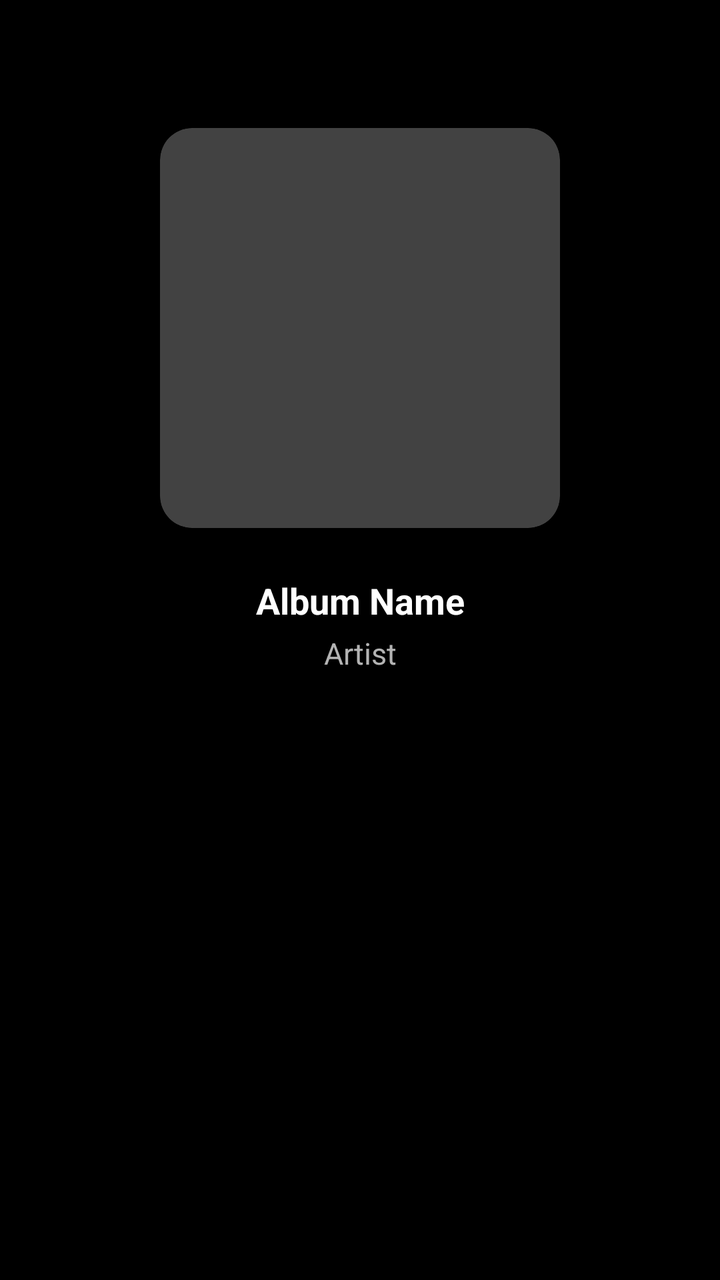
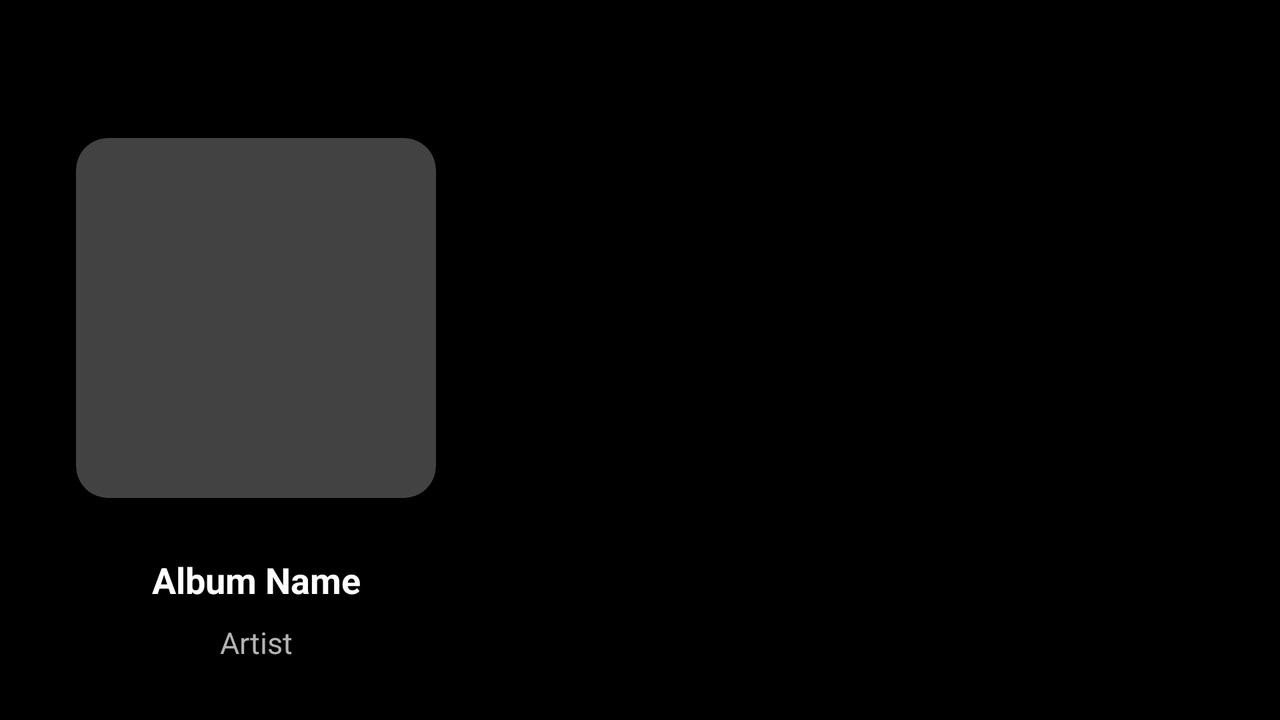

Two renders of one Android screen. The first uses the default layout on a phone; the second uses the alternative layout the repository ships for a different screen configuration, on a matching device. The two XML files are below.
<!-- AndroidManifest.xml: application theme Theme.SeratoninMusicPlayer -->
<!-- res/layout/activity_album_details.xml -->
<?xml version="1.0" encoding="utf-8"?>
<androidx.constraintlayout.widget.ConstraintLayout xmlns:android="http://schemas.android.com/apk/res/android"
    xmlns:app="http://schemas.android.com/apk/res-auto"
    xmlns:tools="http://schemas.android.com/tools"
    android:id="@+id/album_details_container"
    android:layout_width="match_parent"
    android:layout_height="match_parent"
    android:background="@color/background_dark"
    tools:context=".AlbumDetails">

    
    <ImageView
        android:id="@+id/back_button"
        android:layout_width="48dp"
        android:layout_height="48dp"
        android:background="?attr/selectableItemBackgroundBorderless"
        android:contentDescription="Back"
        android:padding="12dp"
        android:src="@drawable/ic_chevron_left"
        app:layout_constraintStart_toStartOf="parent"
        app:layout_constraintTop_toTopOf="parent"
        app:tint="@color/text_primary_dark" />

    
    <androidx.cardview.widget.CardView
        android:id="@+id/album_art_card"
        android:layout_width="200dp"
        android:layout_height="200dp"
        android:layout_marginTop="@dimen/spacing_md"
        app:cardCornerRadius="16dp"
        app:cardElevation="8dp"
        app:layout_constraintEnd_toEndOf="parent"
        app:layout_constraintStart_toStartOf="parent"
        app:layout_constraintTop_toBottomOf="@+id/back_button">

        <ImageView
            android:id="@+id/albumPhoto"
            android:layout_width="match_parent"
            android:layout_height="match_parent"
            android:scaleType="centerCrop"
            android:src="@drawable/musicicon" />

    </androidx.cardview.widget.CardView>

    
    <TextView
        android:id="@+id/alb_name"
        android:layout_width="0dp"
        android:layout_height="wrap_content"
        android:layout_marginHorizontal="@dimen/spacing_lg"
        android:layout_marginTop="@dimen/spacing_lg"
        android:ellipsize="end"
        android:gravity="center_horizontal"
        android:maxLines="2"
        android:text="Album Name"
        android:textColor="@color/text_primary_dark"
        android:textSize="@dimen/text_title_medium"
        android:textStyle="bold"
        app:layout_constraintEnd_toEndOf="parent"
        app:layout_constraintStart_toStartOf="parent"
        app:layout_constraintTop_toBottomOf="@+id/album_art_card" />

    
    <TextView
        android:id="@+id/art_name"
        android:layout_width="0dp"
        android:layout_height="wrap_content"
        android:layout_marginHorizontal="@dimen/spacing_lg"
        android:layout_marginTop="@dimen/spacing_xs"
        android:ellipsize="end"
        android:gravity="center_horizontal"
        android:maxLines="1"
        android:text="Artist"
        android:textColor="@color/text_secondary_dark"
        android:textSize="@dimen/text_body"
        app:layout_constraintEnd_toEndOf="parent"
        app:layout_constraintStart_toStartOf="parent"
        app:layout_constraintTop_toBottomOf="@+id/alb_name" />

    
    <androidx.recyclerview.widget.RecyclerView
        android:id="@+id/recyclerView"
        android:layout_width="0dp"
        android:layout_height="0dp"
        android:layout_marginTop="@dimen/spacing_md"
        android:clipToPadding="false"
        android:paddingBottom="@dimen/spacing_lg"
        app:layout_constraintBottom_toBottomOf="parent"
        app:layout_constraintEnd_toEndOf="parent"
        app:layout_constraintStart_toStartOf="parent"
        app:layout_constraintTop_toBottomOf="@+id/art_name" />

</androidx.constraintlayout.widget.ConstraintLayout>
<!-- resources referenced by this layout -->
<resources>
  <color name="background_dark">#FF000000</color>
  <color name="text_primary_dark">#FFFFFFFF</color>
  <color name="text_secondary_dark">#FFB3B3B3</color>
  <dimen name="spacing_lg">24dp</dimen>
  <dimen name="spacing_md">16dp</dimen>
  <dimen name="spacing_xs">4dp</dimen>
  <dimen name="text_body">15sp</dimen>
  <dimen name="text_title_medium">18sp</dimen>
  <style name="Theme.SeratoninMusicPlayer" parent="Theme.MaterialComponents.NoActionBar">
          
          <item name="colorPrimary">@color/accent_purple</item>
          <item name="colorPrimaryVariant">@color/purple_700</item>
          <item name="colorOnPrimary">@color/white</item>
          
          <item name="colorSecondary">@color/accent_purple</item>
          <item name="colorSecondaryVariant">@color/purple_700</item>
          <item name="colorOnSecondary">@color/white</item>
          
          <item name="android:colorBackground">@color/background_dark</item>
          <item name="colorSurface">@color/surface_dark</item>
          <item name="colorOnSurface">@color/text_primary_dark</item>
          
          <item name="android:statusBarColor">@android:color/transparent</item>
          <item name="android:navigationBarColor">@android:color/transparent</item>
          <item name="android:windowLightStatusBar">false</item>
          <item name="android:windowLightNavigationBar" tools:targetApi="o_mr1">false</item>
          
          <item name="tabStyle">@style/CustomTabStyle</item>
          
          <item name="android:colorControlHighlight">@color/accent_purple_dim</item>
      </style>
  <color name="accent_purple">#FF9D7FEA</color>
  <color name="purple_700">#FF3700B3</color>
  <color name="white">#FFFFFFFF</color>
  <color name="surface_dark">#FF0D0D0D</color>
  <style name="CustomTabStyle" parent="Widget.MaterialComponents.TabLayout">
          <item name="tabIndicatorColor">@color/tab_indicator</item>
          <item name="tabSelectedTextColor">@color/tab_selected</item>
          <item name="tabTextColor">@color/tab_unselected</item>
          <item name="tabIndicatorHeight">3dp</item>
          <item name="tabIndicatorFullWidth">false</item>
          <item name="tabRippleColor">@color/accent_purple_dim</item>
          <item name="tabBackground">@android:color/transparent</item>
      </style>
  <color name="accent_purple_dim">#66B388FF</color>
  <color name="tab_indicator">#FF9D7FEA</color>
  <color name="tab_selected">#FFFFFFFF</color>
  <color name="tab_unselected">#99FFFFFF</color>
</resources>
<!-- res/layout-land/activity_album_details.xml (the repository's variant of the layout above) -->
<!-- drawn on the phone turned sideways -->
<?xml version="1.0" encoding="utf-8"?>
<androidx.constraintlayout.widget.ConstraintLayout xmlns:android="http://schemas.android.com/apk/res/android"
    xmlns:app="http://schemas.android.com/apk/res-auto"
    xmlns:tools="http://schemas.android.com/tools"
    android:id="@+id/album_details_container"
    android:layout_width="match_parent"
    android:layout_height="match_parent"
    android:background="@color/background_dark"
    tools:context=".AlbumDetails">

    <ImageView
        android:id="@+id/back_button"
        android:layout_width="48dp"
        android:layout_height="48dp"
        android:background="?attr/selectableItemBackgroundBorderless"
        android:contentDescription="Back"
        android:padding="12dp"
        android:src="@drawable/ic_chevron_left"
        app:layout_constraintStart_toStartOf="parent"
        app:layout_constraintTop_toTopOf="parent"
        app:tint="@color/text_primary_dark" />

    <androidx.constraintlayout.widget.ConstraintLayout
        android:id="@+id/left_panel"
        android:layout_width="0dp"
        android:layout_height="0dp"
        app:layout_constraintBottom_toBottomOf="parent"
        app:layout_constraintEnd_toStartOf="@+id/recyclerView"
        app:layout_constraintHorizontal_weight="0.4"
        app:layout_constraintStart_toStartOf="parent"
        app:layout_constraintTop_toBottomOf="@+id/back_button">

        <androidx.cardview.widget.CardView
            android:id="@+id/album_art_card"
            android:layout_width="0dp"
            android:layout_height="0dp"
            android:layout_margin="@dimen/spacing_md"
            app:cardCornerRadius="16dp"
            app:cardElevation="8dp"
            app:layout_constraintBottom_toTopOf="@+id/alb_name"
            app:layout_constraintDimensionRatio="1:1"
            app:layout_constraintEnd_toEndOf="parent"
            app:layout_constraintStart_toStartOf="parent"
            app:layout_constraintTop_toTopOf="parent"
            app:layout_constraintVertical_bias="0.3"
            app:layout_constraintWidth_max="180dp"
            app:layout_constraintHeight_max="180dp">

            <ImageView
                android:id="@+id/albumPhoto"
                android:layout_width="match_parent"
                android:layout_height="match_parent"
                android:scaleType="centerCrop"
                android:src="@drawable/musicicon" />

        </androidx.cardview.widget.CardView>

        <TextView
            android:id="@+id/alb_name"
            android:layout_width="0dp"
            android:layout_height="wrap_content"
            android:layout_marginHorizontal="@dimen/spacing_md"
            android:layout_marginTop="@dimen/spacing_sm"
            android:ellipsize="end"
            android:gravity="center_horizontal"
            android:maxLines="2"
            android:text="Album Name"
            android:textColor="@color/text_primary_dark"
            android:textSize="@dimen/text_title_medium"
            android:textStyle="bold"
            app:layout_constraintBottom_toTopOf="@+id/art_name"
            app:layout_constraintEnd_toEndOf="parent"
            app:layout_constraintStart_toStartOf="parent"
            app:layout_constraintTop_toBottomOf="@+id/album_art_card" />

        <TextView
            android:id="@+id/art_name"
            android:layout_width="0dp"
            android:layout_height="wrap_content"
            android:layout_marginHorizontal="@dimen/spacing_md"
            android:layout_marginTop="@dimen/spacing_xs"
            android:layout_marginBottom="@dimen/spacing_lg"
            android:ellipsize="end"
            android:gravity="center_horizontal"
            android:maxLines="1"
            android:text="Artist"
            android:textColor="@color/text_secondary_dark"
            android:textSize="@dimen/text_body"
            app:layout_constraintBottom_toBottomOf="parent"
            app:layout_constraintEnd_toEndOf="parent"
            app:layout_constraintStart_toStartOf="parent"
            app:layout_constraintTop_toBottomOf="@+id/alb_name"
            app:layout_constraintVertical_bias="0" />

    </androidx.constraintlayout.widget.ConstraintLayout>

    <androidx.recyclerview.widget.RecyclerView
        android:id="@+id/recyclerView"
        android:layout_width="0dp"
        android:layout_height="0dp"
        android:clipToPadding="false"
        android:paddingTop="@dimen/spacing_sm"
        android:paddingBottom="@dimen/spacing_lg"
        app:layout_constraintBottom_toBottomOf="parent"
        app:layout_constraintEnd_toEndOf="parent"
        app:layout_constraintHorizontal_weight="0.6"
        app:layout_constraintStart_toEndOf="@+id/left_panel"
        app:layout_constraintTop_toBottomOf="@+id/back_button" />

</androidx.constraintlayout.widget.ConstraintLayout>
<!-- resources referenced by the variant -->
<!-- as the phone turned sideways resolves them -->
<resources>
  <color name="background_dark">#FF000000</color>
  <color name="text_primary_dark">#FFFFFFFF</color>
  <color name="text_secondary_dark">#FFB3B3B3</color>
  <dimen name="spacing_lg">24dp</dimen>
  <dimen name="spacing_md">16dp</dimen>
  <dimen name="spacing_sm">8dp</dimen>
  <dimen name="spacing_xs">4dp</dimen>
  <dimen name="text_body">15sp</dimen>
  <dimen name="text_title_medium">18sp</dimen>
  <style name="Theme.SeratoninMusicPlayer" parent="Theme.MaterialComponents.NoActionBar">
          
          <item name="colorPrimary">@color/accent_purple</item>
          <item name="colorPrimaryVariant">@color/purple_700</item>
          <item name="colorOnPrimary">@color/white</item>
          
          <item name="colorSecondary">@color/accent_purple</item>
          <item name="colorSecondaryVariant">@color/purple_700</item>
          <item name="colorOnSecondary">@color/white</item>
          
          <item name="android:colorBackground">@color/background_dark</item>
          <item name="colorSurface">@color/surface_dark</item>
          <item name="colorOnSurface">@color/text_primary_dark</item>
          
          <item name="android:statusBarColor">@android:color/transparent</item>
          <item name="android:navigationBarColor">@android:color/transparent</item>
          <item name="android:windowLightStatusBar">false</item>
          <item name="android:windowLightNavigationBar" tools:targetApi="o_mr1">false</item>
          
          <item name="tabStyle">@style/CustomTabStyle</item>
          
          <item name="android:colorControlHighlight">@color/accent_purple_dim</item>
      </style>
  <color name="accent_purple">#FF9D7FEA</color>
  <color name="purple_700">#FF3700B3</color>
  <color name="white">#FFFFFFFF</color>
  <color name="surface_dark">#FF0D0D0D</color>
  <style name="CustomTabStyle" parent="Widget.MaterialComponents.TabLayout">
          <item name="tabIndicatorColor">@color/tab_indicator</item>
          <item name="tabSelectedTextColor">@color/tab_selected</item>
          <item name="tabTextColor">@color/tab_unselected</item>
          <item name="tabIndicatorHeight">3dp</item>
          <item name="tabIndicatorFullWidth">false</item>
          <item name="tabRippleColor">@color/accent_purple_dim</item>
          <item name="tabBackground">@android:color/transparent</item>
      </style>
  <color name="accent_purple_dim">#66B388FF</color>
  <color name="tab_indicator">#FF9D7FEA</color>
  <color name="tab_selected">#FFFFFFFF</color>
  <color name="tab_unselected">#99FFFFFF</color>
</resources>
